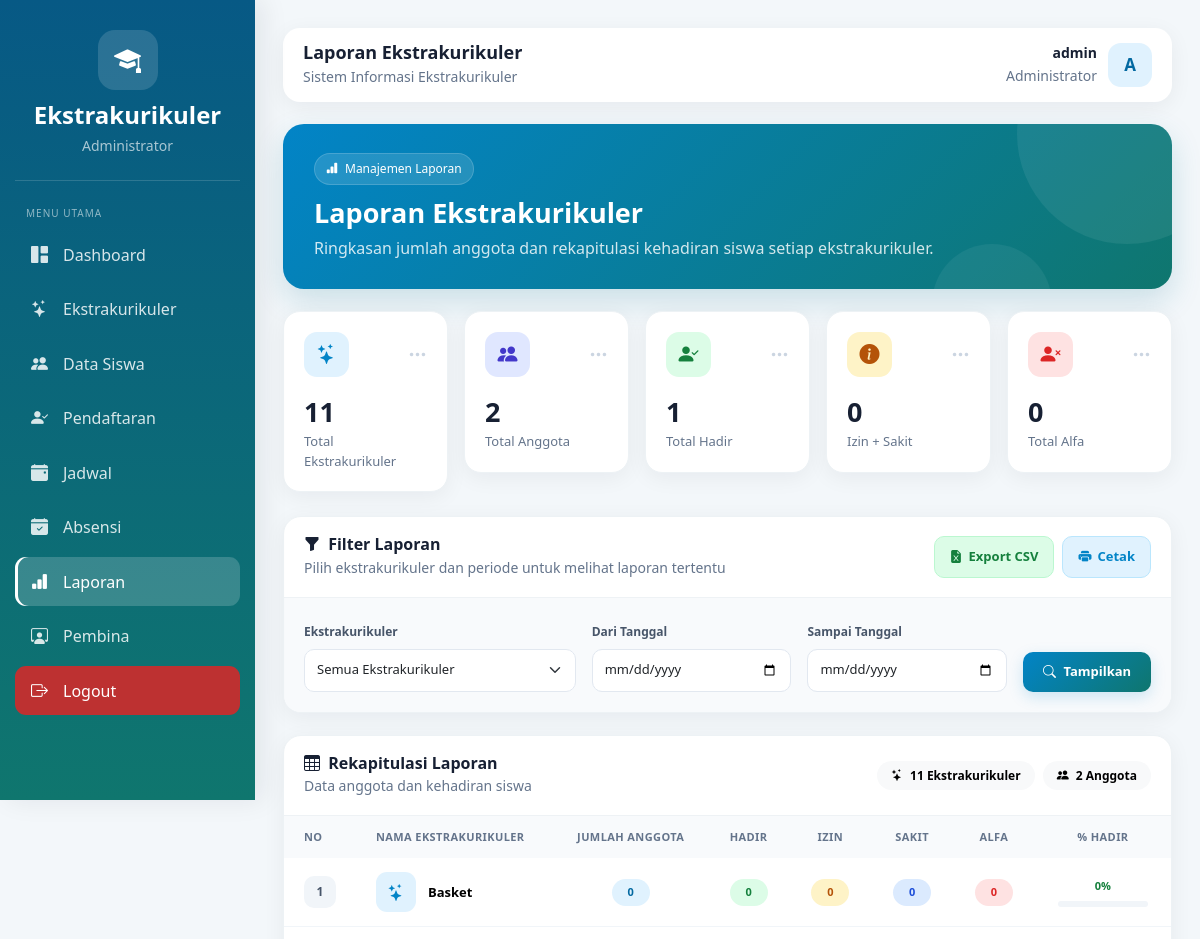
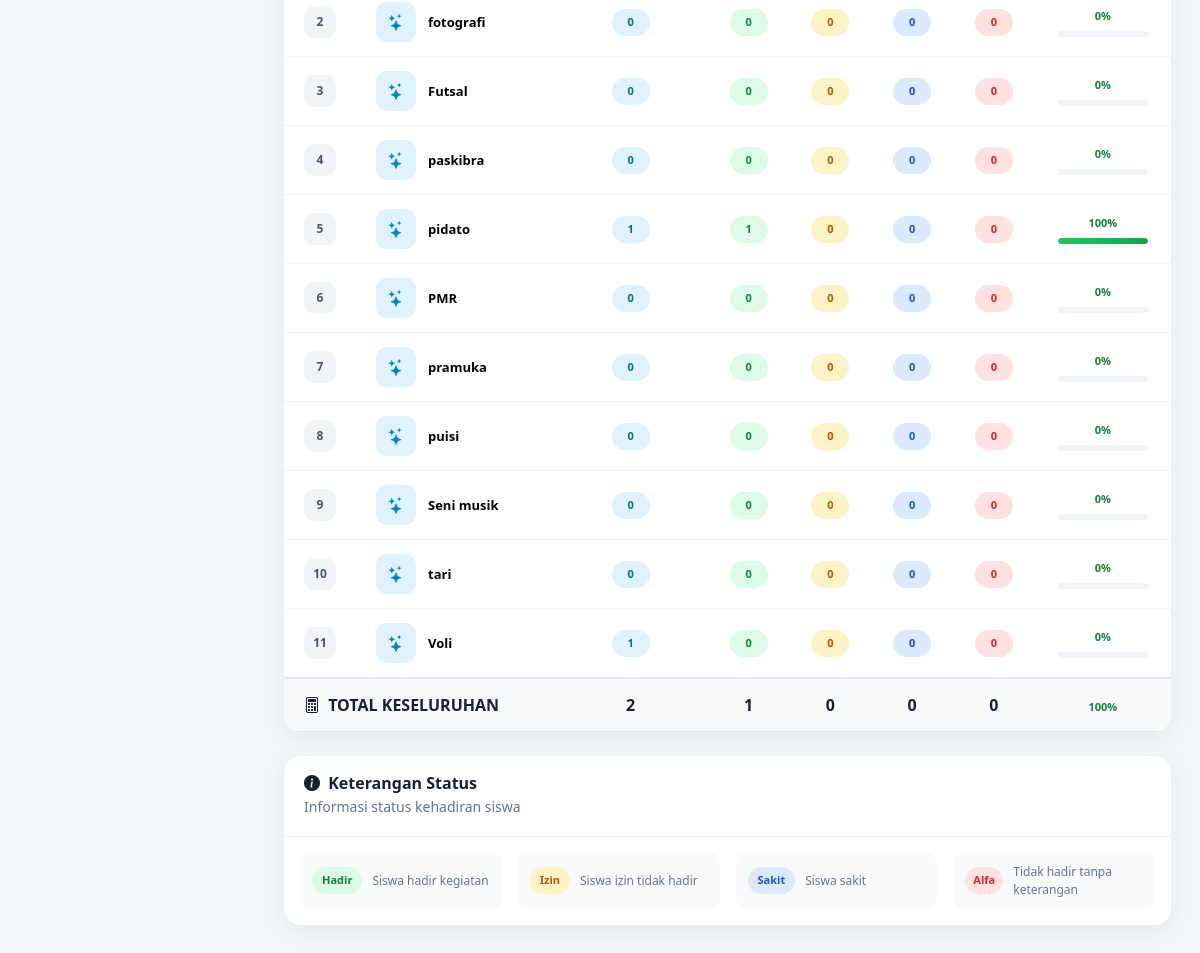
Page /admin/laporan.php (signed in) on the committed database (2 pictures, top to bottom).
### tables this page shows
CREATE TABLE `ekstrakurikuler` (
  `id` int(11) NOT NULL,
  `nama_ekskul` varchar(100) NOT NULL,
  `deskripsi` text DEFAULT NULL,
  `pembina` varchar(100) DEFAULT NULL,
  `jadwal` varchar(100) DEFAULT NULL,
  `lokasi` varchar(100) DEFAULT NULL,
  `created_at` timestamp NOT NULL DEFAULT current_timestamp()
);

### admin/laporan.php (the view, shortened to what the rows shown need)
<?php
require_once __DIR__ . "/../config/config.php";
$where  = [];
$params = [];
$types  = "";
$subWhere  = "";
$subParams = [];
$subTypes  = "";
$whereSQL = count($where) > 0 ? "WHERE " . implode(" AND ", $where) : "";
$queryLaporan = "
    SELECT
        e.id,
        e.nama_ekskul,
        (SELECT COUNT(DISTINCT p.siswa_id)
         FROM pendaftaran p
         WHERE p.ekskul_id = e.id
           AND p.status = 'diterima') AS jumlah_anggota,
        (SELECT COUNT(*)
         FROM absensi a
         WHERE a.ekskul_id = e.id
           AND LOWER(a.status_hadir) = 'hadir'
           $subWhere) AS hadir,
        (SELECT COUNT(*)
         FROM absensi a
         WHERE a.ekskul_id = e.id
           AND LOWER(a.status_hadir) = 'izin'
           $subWhere) AS izin,
        (SELECT COUNT(*)
         FROM absensi a
         WHERE a.ekskul_id = e.id
           AND LOWER(a.status_hadir) = 'sakit'
           $subWhere) AS sakit,
        (SELECT COUNT(*)
         FROM absensi a
         WHERE a.ekskul_id = e.id
           AND LOWER(a.status_hadir) = 'alfa'
           $subWhere) AS alfa
    FROM ekstrakurikuler e
    $whereSQL
    ORDER BY e.nama_ekskul ASC
";
$laporan      = [];
$totalEkskul  = 0;
$totalAnggota = 0;
$totalHadir   = 0;
$totalIzin    = 0;
$totalSakit   = 0;
$totalAlfa    = 0;
if (count($params) > 0 || count($subParams) > 0) {
    $allParams = array_merge($params, $subParams, $subParams, $subParams, $subParams);
    $allTypes  = $types;
    for ($i = 0; $i < 4; $i++) {
        $allTypes .= $subTypes;
    }
    $stmtLap = mysqli_prepare($conn, $queryLaporan);
    if ($stmtLap) {
        if (count($allParams) > 0) {
            mysqli_stmt_bind_param($stmtLap, $allTypes, ...$allParams);
        }
        mysqli_stmt_execute($stmtLap);
        $resLap = mysqli_stmt_get_result($stmtLap);
        if ($resLap) {
            while ($r = mysqli_fetch_assoc($resLap)) {
                $laporan[] = $r;
                $totalEkskul++;
                $totalAnggota += (int)$r['jumlah_anggota'];
                $totalHadir   += (int)$r['hadir'];
                $totalIzin    += (int)$r['izin'];
                $totalSakit   += (int)$r['sakit'];
                $totalAlfa    += (int)$r['alfa'];
            }
        }
        mysqli_stmt_close($stmtLap);
    }
} else {
    $resLap = mysqli_query($conn, $queryLaporan);
    if ($resLap) {
        while ($r = mysqli_fetch_assoc($resLap)) {
            $laporan[] = $r;
        }
    }
}
?>
<!DOCTYPE html>
<html lang="id">
<head>
<link href="https://cdn.jsdelivr.net/npm/bootstrap@5.3.3/dist/css/bootstrap.min.css" rel="stylesheet">
<link href="https://cdn.jsdelivr.net/npm/bootstrap-icons@1.11.3/font/bootstrap-icons.css" rel="stylesheet">
</head>
<body>
<div class="content">
    <div class="welcome">
        <div class="welcome-content">
            <h2>Laporan Ekstrakurikuler</h2>
        </div>
    </div>
    <div class="section-card">
        <div class="table-responsive">
            <table class="table">
                <thead>
                    <tr>
                        <th style="width:60px;">No</th>
                        <th>Nama Ekstrakurikuler</th>
                        <th class="text-center">Jumlah Anggota</th>
                        <th class="text-center">Hadir</th>
                        <th class="text-center">Izin</th>
                        <th class="text-center">Sakit</th>
                        <th class="text-center">Alfa</th>
                        <th class="text-center">% Hadir</th>
                    </tr>
                </thead>
                <tbody>
                <?php if (count($laporan) > 0): ?>
                    <?php $no = 1; foreach ($laporan as $row): ?>
                        <?php
                        $subTotal = (int)$row['hadir'] + (int)$row['izin'] + (int)$row['sakit'] + (int)$row['alfa'];
                        $persen   = $subTotal > 0 ? round(((int)$row['hadir'] / $subTotal) * 100, 1) : 0;
                        $progressColor = "linear-gradient(90deg, #22c55e, #16a34a)";
                        if ($persen < 50) {
                            $progressColor = "linear-gradient(90deg, #ef4444, #dc2626)";
                        } elseif ($persen < 75) {
                            $progressColor = "linear-gradient(90deg, #f59e0b, #d97706)";
                        }
                        ?>
                        <tr>
                            <td><div class="number-box"><?= $no++; ?></div></td>
                            <td>
                                <div class="ekskul-box">
                                    <div class="ekskul-icon"><i class="bi bi-stars"></i></div>
                                    <div class="ekskul-name"><?= htmlspecialchars($row['nama_ekskul']); ?></div>
                                </div>
                            </td>
                            <td class="text-center">
                                <span class="status-badge badge-anggota"><?= (int)$row['jumlah_anggota']; ?></span>
                            </td>
                            <td class="text-center">
                                <span class="status-badge status-hadir"><?= (int)$row['hadir']; ?></span>
                            </td>
                            <td class="text-center">
                                <span class="status-badge status-izin"><?= (int)$row['izin']; ?></span>
                            </td>
                            <td class="text-center">
                                <span class="status-badge status-sakit"><?= (int)$row['sakit']; ?></span>
                            </td>
                            <td class="text-center">
                                <span class="status-badge status-alfa"><?= (int)$row['alfa']; ?></span>
                            </td>
                            <td class="text-center">
                                <div class="d-flex flex-column align-items-center">
                                    <span class="persen-text"><?= $persen; ?>%</span>
                                    <div class="progress-mini">
                                        <div class="progress-mini-bar"
                                             style="width:<?= $persen; ?>%;background:<?= $progressColor; ?>;">
                                        </div>
                                    </div>
                                </div>
                            </td>
                        </tr>
                    <?php endforeach; ?>
                <?php endif; ?>
                </tbody>
            </table>
        </div>
    </div>
</div>
</body>
</html>

### rows in the picture
ekstrakurikuler: nama_ekskul "Basket", jumlah_anggota "0", hadir "0", izin "0", sakit "0", alfa "0", persen "0"
ekstrakurikuler: nama_ekskul "fotografi", jumlah_anggota "0", hadir "0", izin "0", sakit "0", alfa "0", persen "0"
ekstrakurikuler: nama_ekskul "Futsal", jumlah_anggota "0", hadir "0", izin "0", sakit "0", alfa "0", persen "0"
ekstrakurikuler: nama_ekskul "paskibra", jumlah_anggota "0", hadir "0", izin "0", sakit "0", alfa "0", persen "0"
ekstrakurikuler: nama_ekskul "pidato", jumlah_anggota "1", hadir "1", izin "0", sakit "0", alfa "0", persen "100"
ekstrakurikuler: nama_ekskul "PMR", jumlah_anggota "0", hadir "0", izin "0", sakit "0", alfa "0", persen "0"
ekstrakurikuler: nama_ekskul "pramuka", jumlah_anggota "0", hadir "0", izin "0", sakit "0", alfa "0", persen "0"
ekstrakurikuler: nama_ekskul "puisi", jumlah_anggota "0", hadir "0", izin "0", sakit "0", alfa "0", persen "0"
ekstrakurikuler: nama_ekskul "Seni musik", jumlah_anggota "0", hadir "0", izin "0", sakit "0", alfa "0", persen "0"
ekstrakurikuler: nama_ekskul "tari", jumlah_anggota "0", hadir "0", izin "0", sakit "0", alfa "0", persen "0"
ekstrakurikuler: nama_ekskul "Voli", jumlah_anggota "1", hadir "0", izin "0", sakit "0", alfa "0", persen "0"

### other values in the picture
$namaAdmin "admin"
$inisial "A"
$totalEkskul "11"
$totalAnggota "2"
$totalHadir "1"
$totalIzin + $totalSakit "0"
$totalAlfa "0"
$totalIzin "0"
$totalSakit "0"
$persenHadir "100"
